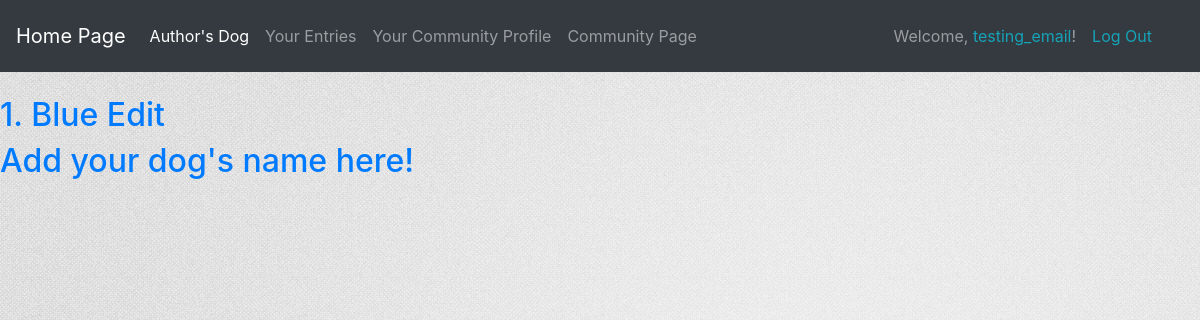
/user_entries/ (signed in), run on an earlier commit of the app's database.
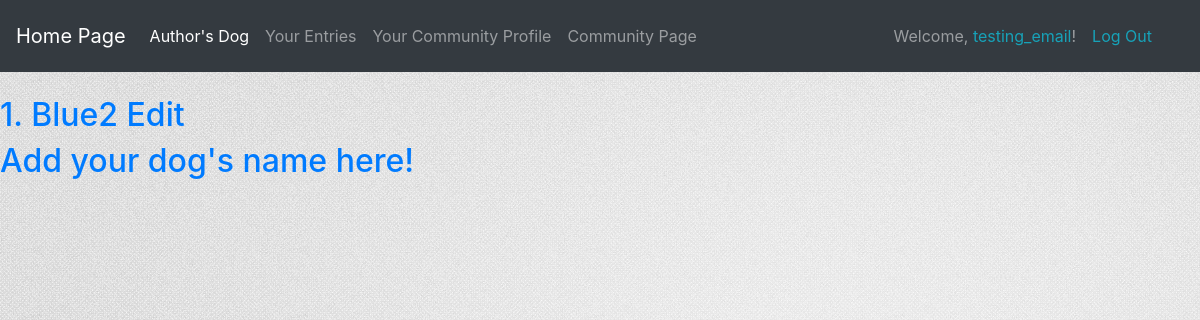
And on a later commit of the database.
### test_dog_app/models.py (models this page shows)
class DogName(models.Model):
    owner = models.ForeignKey(User, on_delete=models.CASCADE)
    name = models.CharField(max_length=70)
    share = models.BooleanField(default=False)
    shared_date = models.DateTimeField(auto_now_add=False, auto_now=False, null=True, blank=False)
    def __str__(self):
        return self.name

### test_dog_app/views.py (the view)
# urls.py: path('user_entries/', views.user_entries, name= 'user_entries'),
@login_required
def user_entries(request):
    dogs = DogName.objects.filter(owner=request.user.id)   # With this filter, the owners only get to see their dog
    content = {
        'dogs': dogs
    }
    return render(request, 'user_entries.html', content)

### test_dog_app/templates/user_entries.html
{% extends 'base.html' %}
{% block content %}
    <h2>
        {% for dog in dogs %}
            <a href="{% url 'test_dog_app:user_private_entries' dog.id %}">
               {{ forloop.counter }}. {{ dog }} <a href="{% url 'test_dog_app:edit_dog_name' dog.id %}">Edit</a><br>
            </a>
        {% empty %}
            <ul>
                No Dog names have been added.
            </ul>
        {% endfor %}
    </h2>
    <h2>
        <a href="{% url 'test_dog_app:add_dog_name' %}">
            Add your dog's name here!
        </a>
    </h2>
{% endblock content %}

What changed in the data, as far as the page shows it:
changed DogName: name "Blue" → "Blue2"
